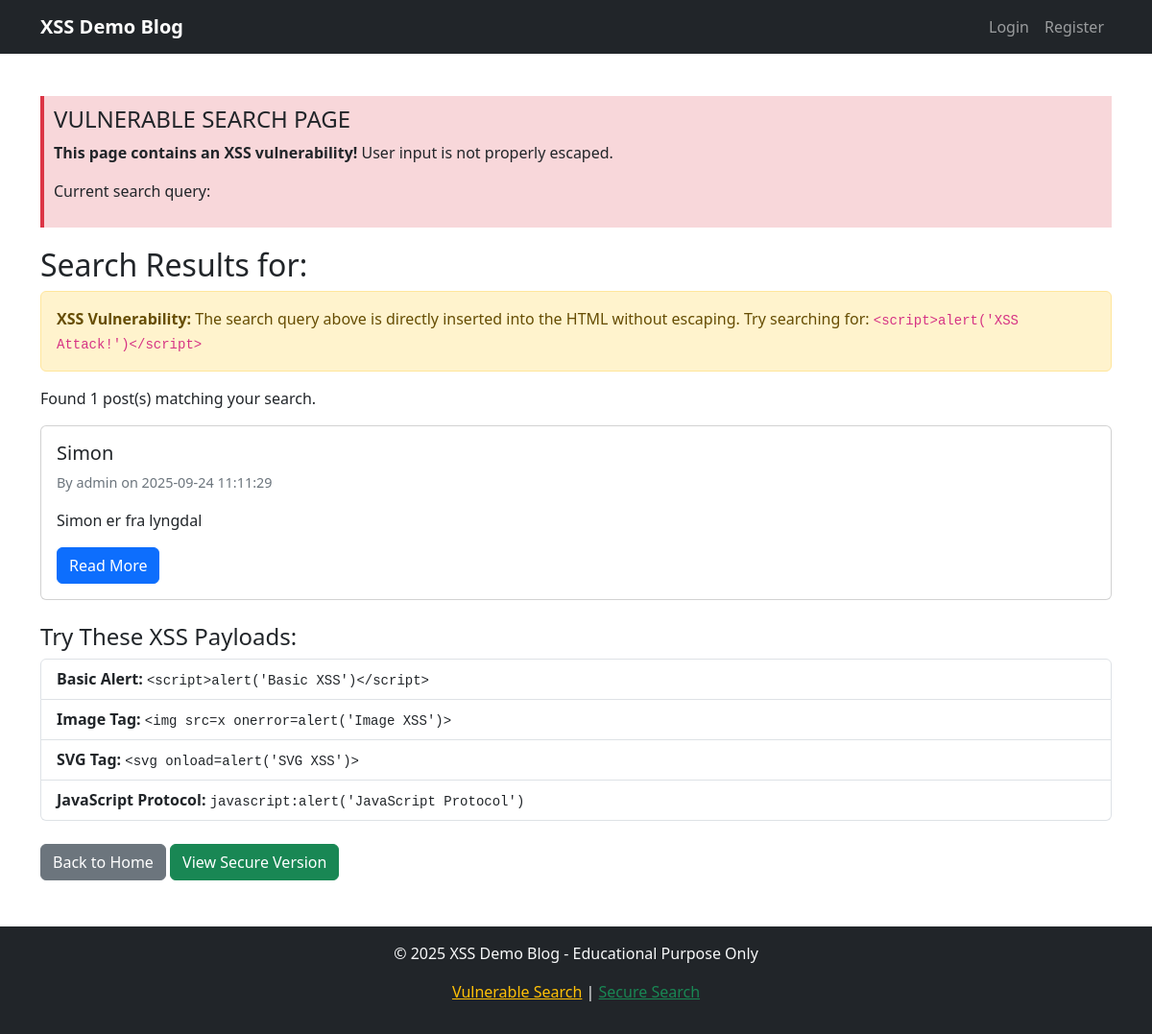
The app's page /vulnerable_search, older data.
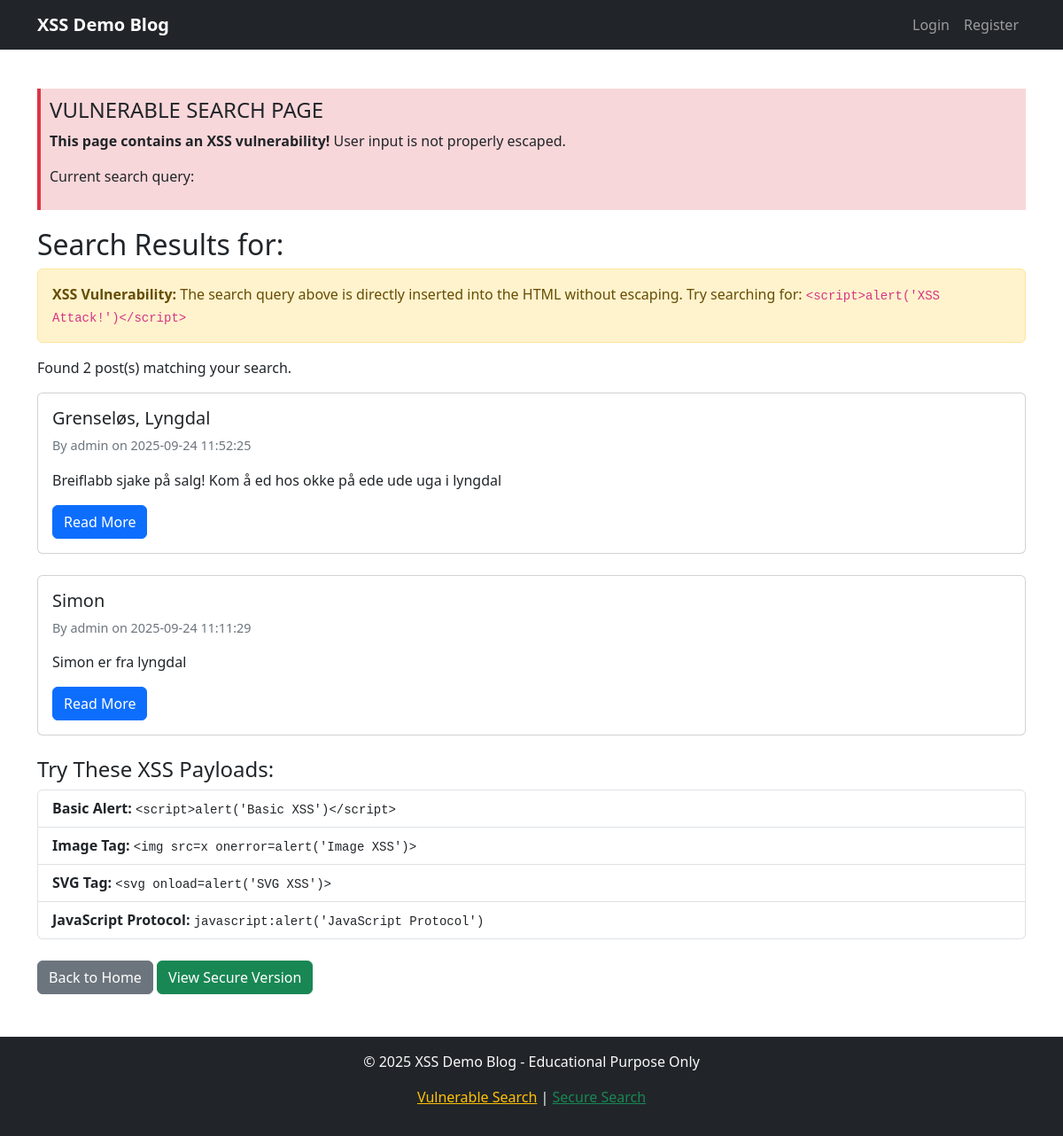
The same page, newer data.
### tables this page shows
CREATE TABLE posts
                 (id INTEGER PRIMARY KEY AUTOINCREMENT,
                  title TEXT NOT NULL,
                  content TEXT NOT NULL,
                  author_id INTEGER,
                  created_at TIMESTAMP DEFAULT CURRENT_TIMESTAMP,
                  FOREIGN KEY (author_id) REFERENCES users (id));

CREATE TABLE users
                 (id INTEGER PRIMARY KEY AUTOINCREMENT,
                  username TEXT UNIQUE NOT NULL,
                  password_hash TEXT NOT NULL,
                  email TEXT NOT NULL,
                  created_at TIMESTAMP DEFAULT CURRENT_TIMESTAMP);

### app.py (the view)
@app.route('/vulnerable_search')
def vulnerable_search():
    search_query = request.args.get('q', '')
    conn = get_db_connection()
    posts = conn.execute('''
        SELECT p.*, u.username
        FROM posts p
        JOIN users u ON p.author_id = u.id
        WHERE p.title LIKE ? OR p.content LIKE ?
        ORDER BY p.created_at DESC
    ''', (f'%{search_query}%', f'%{search_query}%')).fetchall()
    conn.close()
    return render_template('vulnerable_search.html', posts=posts, query=Markup(search_query))

### app.py (called while the page is built)
def get_db_connection():
    conn = sqlite3.connect('blog.db')
    conn.row_factory = sqlite3.Row
    return conn

### templates/vulnerable_search.html (shortened to what this page needs)
{% extends "base.html" %}
{% block content %}
<div class="row">
    <div class="col-md-12">
        <div class="vulnerability-info">
            <h4> VULNERABLE SEARCH PAGE</h4>
            <p><strong>This page contains an XSS vulnerability!</strong> User input is not properly escaped.</p>
            <p>Current search query: <strong>{{ query }}</strong></p>
        </div>
        <h2>Search Results for: {{ query }}</h2>
        <div class="alert alert-warning">
            <strong>XSS Vulnerability:</strong> The search query above is directly inserted into the HTML without escaping.
            Try searching for: <code>&lt;script&gt;alert('XSS Attack!')&lt;/script&gt;</code>
        </div>
        {% if posts %}
            <p>Found {{ posts|length }} post(s) matching your search.</p>
            {% for post in posts %}
                <div class="card mb-4">
                    <div class="card-body">
                        <h5 class="card-title">{{ post.title }}</h5>
                        <p class="post-meta">By {{ post.username }} on {{ post.created_at }}</p>
                        <p class="card-text">{{ post.content[:200] }}{% if post.content|length > 200 %}...{% endif %}</p>
                        <a href="{{ url_for('view_post', post_id=post.id) }}" class="btn btn-primary">Read More</a>
                    </div>
                </div>
            {% endfor %}
        {% else %}
            <div class="alert alert-info">
                <p>No posts found matching your search query: <strong>{{ query }}</strong></p>
            </div>
        {% endif %}
        <div class="mt-4">
            <h4>Try These XSS Payloads:</h4>
            <div class="list-group">
                <a href="?q=<script>alert('Basic XSS')</script>" class="list-group-item list-group-item-action">
                    <strong>Basic Alert:</strong> <code>&lt;script&gt;alert('Basic XSS')&lt;/script&gt;</code>
                </a>
                <a href="?q=<img src=x onerror=alert('Image XSS')>" class="list-group-item list-group-item-action">
                    <strong>Image Tag:</strong> <code>&lt;img src=x onerror=alert('Image XSS')&gt;</code>
                </a>
                <a href="?q=<svg onload=alert('SVG XSS')>" class="list-group-item list-group-item-action">
                    <strong>SVG Tag:</strong> <code>&lt;svg onload=alert('SVG XSS')&gt;</code>
                </a>
                <a href="?q=javascript:alert('JavaScript Protocol')" class="list-group-item list-group-item-action">
                    <strong>JavaScript Protocol:</strong> <code>javascript:alert('JavaScript Protocol')</code>
                </a>
            </div>
        </div>
        <div class="mt-4">
            <a href="{{ url_for('index') }}" class="btn btn-secondary">Back to Home</a>
            <a href="/secure_search?q={{ request.args.get('q', '') }}" class="btn btn-success">View Secure Version</a>
        </div>
    </div>
</div>
{% endblock %}

### templates/base.html (shortened to what this page needs)
<!DOCTYPE html>
<html lang="en">
<head>
    <link href="https://cdnjs.cloudflare.com/ajax/libs/bootstrap/5.3.0/css/bootstrap.min.css" rel="stylesheet">
</head>
<body>
    <nav class="navbar navbar-expand-lg navbar-dark bg-dark">
        <div class="container">
            <a class="navbar-brand" href="{{ url_for('index') }}">XSS Demo Blog</a>
            <div class="navbar-nav ms-auto">
                {% if session.username %}
                    <a class="nav-link" href="{{ url_for('create_post') }}">Create Post</a>
                    <span class="navbar-text me-3">Hello, {{ session.username }}!</span>
                    <a class="nav-link" href="{{ url_for('logout') }}">Logout</a>
                {% else %}
                    <a class="nav-link" href="{{ url_for('login') }}">Login</a>
                    <a class="nav-link" href="{{ url_for('register') }}">Register</a>
                {% endif %}
            </div>
        </div>
    </nav>
    <div class="container mt-4">
        {% block content %}{% endblock %}
    </div>
    <footer class="bg-dark text-light text-center py-3 mt-5">
        <div class="container">
            <p>&copy; 2025 XSS Demo Blog - Educational Purpose Only</p>
            <p>
                <a href="/vulnerable_search?q=test" class="text-warning">Vulnerable Search</a> |
                <a href="/secure_search?q=test" class="text-success">Secure Search</a>
            </p>
        </div>
    </footer>
</body>
</html>

### templates/base.html (style rules this page uses)
.navbar-brand { font-weight: bold; }
.post-meta { color: #6c757d; font-size: 0.9em; }
.vulnerability-info { background-color: #f8d7da; border-left: 4px solid #dc3545; padding: 10px; margin: 20px 0; }

Row changes from the older to the newer data that the page shows:
added posts: title "Grenseløs, Lyngdal", username "admin", created_at "2025-09-24 11:52:25", content "Breiflabb sjake på salg! Kom å ed hos okke på ede ude uga i lyngdal"
Text that changed along with them:
{{ posts|length }}: "1" → "2"
